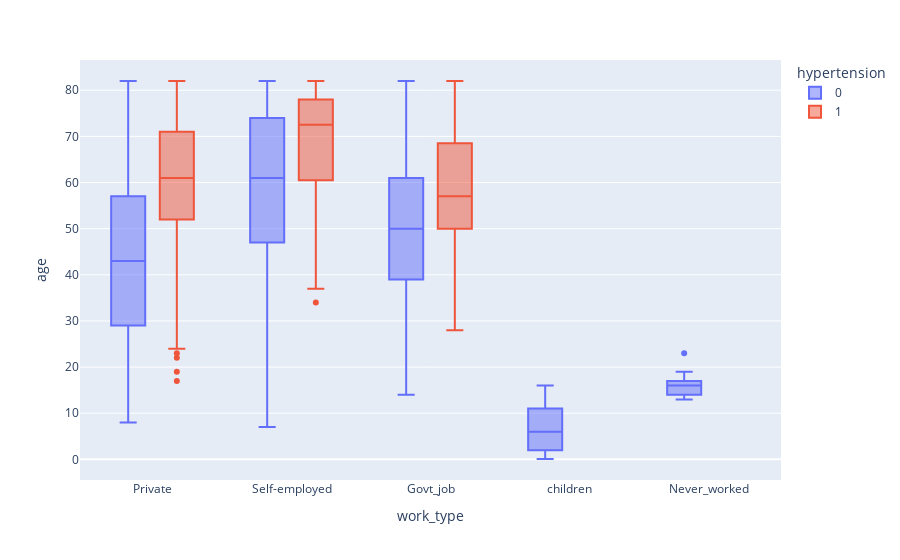

Here is the notebook cell this chart was saved with:
### Code cell
fig = px.box(df, x="work_type", y="age" , color='hypertension') 
fig.update_traces(quartilemethod="exclusive") # or "inclusive", or "linear" by default
fig.show()
# Convert to 0 normal age is start from 21

### Figure 1 — Plotly figure (JSON) as saved in the notebook; plotly's stock layout.template omitted (floating-point values rounded to 4 significant figures; data arrays with more than 128 entries replaced by an {"elided": "..."} marker saying what was removed)
{"data": [{"alignmentgroup": "True", "hovertemplate": "hypertension=0<br>work_type=%{x}<br>age=%{y}<extra></extra>", "legendgroup": "0", "marker": {"color": "#636efa"}, "name": "0", "notched": false, "offsetgroup": "0", "orientation": "v", "quartilemethod": "exclusive", "showlegend": true, "type": "box", "x": {"elided": "4612 str values"}, "x0": " ", "xaxis": "x", "y": {"elided": "4612 float values"}, "y0": " ", "yaxis": "y"}, {"alignmentgroup": "True", "hovertemplate": "hypertension=1<br>work_type=%{x}<br>age=%{y}<extra></extra>", "legendgroup": "1", "marker": {"color": "#EF553B"}, "name": "1", "notched": false, "offsetgroup": "1", "orientation": "v", "quartilemethod": "exclusive", "showlegend": true, "type": "box", "x": {"elided": "498 str values"}, "x0": " ", "xaxis": "x", "y": {"elided": "498 int values"}, "y0": " ", "yaxis": "y"}], "layout": {"boxmode": "group", "legend": {"title": {"text": "hypertension"}, "tracegroupgap": 0}, "margin": {"t": 60}, "xaxis": {"anchor": "y", "domain": [0, 1], "title": {"text": "work_type"}}, "yaxis": {"anchor": "x", "domain": [0, 1], "title": {"text": "age"}}}}
